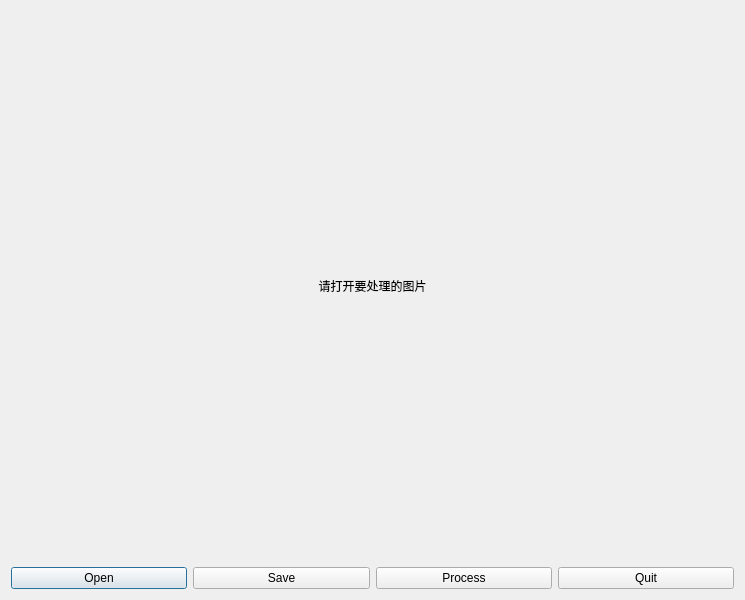
<?xml version="1.0" encoding="UTF-8"?>
<ui version="4.0">
 <class>Dialog</class>
 <widget class="QDialog" name="Dialog">
  <property name="geometry">
   <rect>
    <x>0</x>
    <y>0</y>
    <width>745</width>
    <height>600</height>
   </rect>
  </property>
  <property name="maximumSize">
   <size>
    <width>1024</width>
    <height>768</height>
   </size>
  </property>
  <property name="windowTitle">
   <string>图片处理</string>
  </property>
  <layout class="QVBoxLayout" name="verticalLayout_2">
   <item>
    <layout class="QGridLayout" name="gridLayout">
     <item row="0" column="0">
      <widget class="QLabel" name="label">
       <property name="maximumSize">
        <size>
         <width>1024</width>
         <height>768</height>
        </size>
       </property>
       <property name="text">
        <string>请打开要处理的图片</string>
       </property>
       <property name="scaledContents">
        <bool>true</bool>
       </property>
       <property name="alignment">
        <set>Qt::AlignCenter</set>
       </property>
      </widget>
     </item>
     <item row="1" column="0">
      <layout class="QVBoxLayout" name="verticalLayout">
       <item>
        <layout class="QHBoxLayout" name="horizontalLayout_2">
         <item>
          <widget class="QPushButton" name="ptn_open">
           <property name="text">
            <string>Open</string>
           </property>
          </widget>
         </item>
         <item>
          <widget class="QPushButton" name="ptn_save">
           <property name="text">
            <string>Save</string>
           </property>
          </widget>
         </item>
         <item>
          <widget class="QPushButton" name="ptn_process">
           <property name="text">
            <string>Process</string>
           </property>
          </widget>
         </item>
         <item>
          <widget class="QPushButton" name="ptn_quit">
           <property name="text">
            <string>Quit</string>
           </property>
          </widget>
         </item>
        </layout>
       </item>
      </layout>
     </item>
    </layout>
   </item>
  </layout>
 </widget>
 <resources/>
 <connections/>
</ui>
